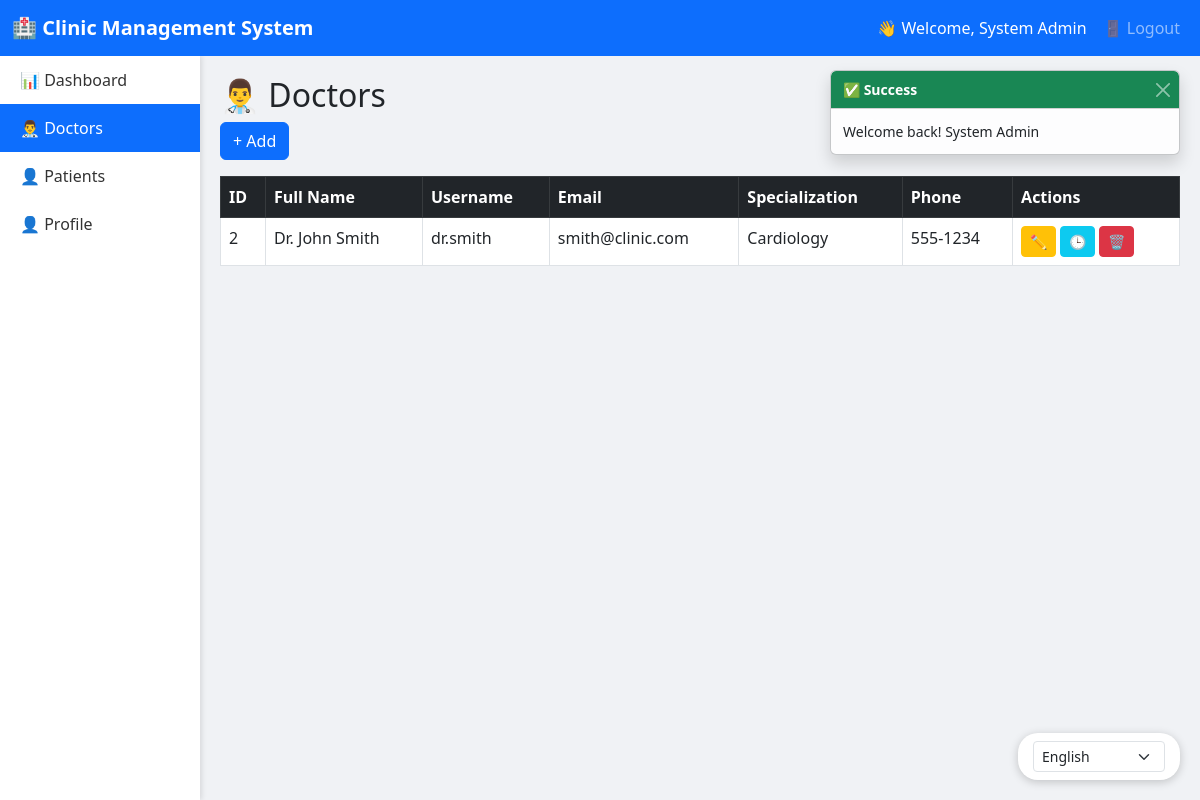
/doctors.php?page=doctors (signed in), run on the app's committed database.
### tables this page shows
CREATE TABLE users (
    id INT AUTO_INCREMENT PRIMARY KEY,
    username VARCHAR(50) UNIQUE NOT NULL,
    password VARCHAR(255) NOT NULL,
    full_name VARCHAR(100) NOT NULL,
    email VARCHAR(100) NOT NULL,
    role ENUM('admin', 'doctor') NOT NULL,
    specialization VARCHAR(100) DEFAULT NULL,
    phone VARCHAR(20) DEFAULT NULL,
    created_at TIMESTAMP DEFAULT CURRENT_TIMESTAMP
);

### doctors.php (the view, shortened to what this page needs)
<?php
$host = 'localhost';
$dbname = 'mis';
$username = 'root';
$password = '';
try {
    $pdo = new PDO("mysql:host=$host;dbname=$dbname;charset=utf8", $username, $password);
    $pdo->setAttribute(PDO::ATTR_ERRMODE, PDO::ERRMODE_EXCEPTION);
} catch(PDOException $e) {
    die("Database connection failed: " . $e->getMessage());
}
try {
    $pdo->exec("
        CREATE TABLE IF NOT EXISTS users (
            id INT PRIMARY KEY AUTO_INCREMENT,
            username VARCHAR(50) UNIQUE NOT NULL,
            password VARCHAR(255) NOT NULL,
            full_name VARCHAR(100),
            email VARCHAR(100) UNIQUE,
            role ENUM('admin', 'doctor', 'patient') DEFAULT 'patient',
            specialization VARCHAR(100),
            phone VARCHAR(20),
            location_lat DECIMAL(10,8) NULL,
            location_lng DECIMAL(11,8) NULL,
            preferred_language VARCHAR(10) DEFAULT 'en',
            created_at TIMESTAMP DEFAULT CURRENT_TIMESTAMP
        )
    ");
    $pdo->exec("
        CREATE TABLE IF NOT EXISTS working_hours (
            id INT PRIMARY KEY AUTO_INCREMENT,
            doctor_id INT NOT NULL,
            day_of_week TINYINT,
            start_time TIME,
            end_time TIME,
            FOREIGN KEY (doctor_id) REFERENCES users(id) ON DELETE CASCADE
        )
    ");
    $pdo->exec("
        CREATE TABLE IF NOT EXISTS appointments (
            id INT PRIMARY KEY AUTO_INCREMENT,
            patient_id INT NOT NULL,
            doctor_id INT NOT NULL,
            appointment_date DATE NOT NULL,
            start_time TIME NOT NULL,
            end_time TIME NOT NULL,
            symptoms TEXT,
            status ENUM('pending', 'confirmed', 'completed', 'cancelled') DEFAULT 'pending',
            message_sent BOOLEAN DEFAULT FALSE,
            created_at TIMESTAMP DEFAULT CURRENT_TIMESTAMP,
            FOREIGN KEY (patient_id) REFERENCES users(id),
            FOREIGN KEY (doctor_id) REFERENCES users(id)
        )
    ");
    $pdo->exec("
        CREATE TABLE IF NOT EXISTS notifications (
            id INT PRIMARY KEY AUTO_INCREMENT,
            user_id INT NOT NULL,
            message TEXT NOT NULL,
            is_read BOOLEAN DEFAULT FALSE,
            created_at TIMESTAMP DEFAULT CURRENT_TIMESTAMP,
            FOREIGN KEY (user_id) REFERENCES users(id) ON DELETE CASCADE
        )
    ");
} catch(PDOException $e) {
}
$lang = $_SESSION['preferred_language'] ?? $_COOKIE['user_language'] ?? 'en';
function __($key) {
    global $translations, $lang;
    return $translations[$lang][$key] ?? $key;
}
$current_user = null;
if(isset($_SESSION['user_id'])) {
    $stmt = $pdo->prepare("SELECT * FROM users WHERE id = ?");
    $stmt->execute([$_SESSION['user_id']]);
    $current_user = $stmt->fetch();
}
$page = $_GET['page'] ?? 'dashboard';
?>
<!DOCTYPE html>
<html>
<head>
    <link href="https://cdn.jsdelivr.net/npm/bootstrap@5.3.0/dist/css/bootstrap.min.css" rel="stylesheet">
    <link rel="stylesheet" href="https://unpkg.com/leaflet@1.9.4/dist/leaflet.css" />
</head>
<body>
<div class="language-switcher">
    <form method="POST" class="d-flex gap-2">
        <select name="language" class="form-select form-select-sm" style="width: auto;" onchange="this.form.submit()">
            <option value="en" <?php echo $lang == 'en' ? 'selected' : ''; ?>>English</option>
        </select>
    </form>
</div>
<div class="toast-container">
    <?php if(isset($_SESSION['success'])): ?>
    <div class="toast show" data-bs-autohide="true" data-bs-delay="3000">
        <div class="toast-header bg-success text-white">
            <strong class="me-auto">✅ Success</strong>
            <button type="button" class="btn-close btn-close-white" data-bs-dismiss="toast"></button>
        </div>
        <div class="toast-body"><?php echo $_SESSION['success']; unset($_SESSION['success']); ?></div>
    </div>
    <?php endif; ?>
</div>
<nav class="navbar navbar-expand-lg navbar-dark bg-primary">
    <div class="container-fluid">
        <a class="navbar-brand" href="?page=dashboard">🏥 <?php echo __("app_title"); ?></a>
        <div class="collapse navbar-collapse" id="navbarNav">
            <ul class="navbar-nav ms-auto">
                <?php if($current_user): ?>
                    <li class="nav-item"><span class="nav-link text-white">👋 <?php echo __("welcome"); ?>, <?php echo htmlspecialchars($current_user['full_name']); ?></span></li>
                    <li class="nav-item"><a class="nav-link" href="?logout=1">🚪 <?php echo __("logout"); ?></a></li>
                <?php else: ?>
                    <li class="nav-item"><a class="nav-link" href="?page=login">🔐 <?php echo __("login"); ?></a></li>
                    <li class="nav-item"><a class="nav-link" href="?page=register">📝 <?php echo __("register"); ?></a></li>
                <?php endif; ?>
            </ul>
        </div>
    </div>
</nav>
<div class="container-fluid">
    <div class="row">
        <?php if($current_user): ?>
        <div class="col-md-2 p-0 sidebar">
            <nav class="nav flex-column">
                <a class="nav-link <?php echo $page == 'dashboard' ? 'active' : ''; ?>" href="?page=dashboard">📊 <?php echo __("dashboard"); ?></a>
                <?php if($current_user['role'] == 'admin'): ?>
                    <a class="nav-link <?php echo $page == 'doctors' ? 'active' : ''; ?>" href="?page=doctors">👨‍⚕️ <?php echo __("doctors"); ?></a>
                    <a class="nav-link <?php echo $page == 'patients' ? 'active' : ''; ?>" href="?page=patients">👤 <?php echo __("patients"); ?></a>
                <?php endif; ?>
                <a class="nav-link" href="?page=profile">👤 <?php echo __("profile"); ?></a>
            </nav>
        </div>
        <div class="col-md-10 main-content">
        <?php else: ?>
        <div class="col-md-12 main-content">
        <?php endif; ?>
        <?php if(!$current_user && $page == 'register'): ?>
        <div class="row justify-content-center">
            <div class="col-md-6">
                <div class="card">
                    <div class="card-header"><h4>📝 <?php echo __("register"); ?></h4></div>
                    <div class="card-body">
                        <?php if(isset($error)) echo "<div class='alert alert-danger'>$error</div>"; ?>
                        <form method="post">
                            <div class="mb-3"><input type="text" name="full_name" class="form-control" placeholder="<?php echo __("full_name"); ?>" required></div>
                            <div class="mb-3"><input type="text" name="username" class="form-control" placeholder="<?php echo __("username"); ?>" required></div>
                            <div class="mb-3"><input type="email" name="email" class="form-control" placeholder="<?php echo __("email"); ?>" required></div>
                            <div class="mb-3"><input type="text" name="phone" class="form-control" placeholder="<?php echo __("phone"); ?>"></div>
                            <div class="mb-3"><input type="password" name="password" class="form-control" placeholder="<?php echo __("password"); ?>" required></div>
                            <button type="submit" name="register" class="btn btn-primary w-100"><?php echo __("register"); ?></button>
                        </form>
                        <div class="mt-3 text-center"><a href="?page=login"><?php echo __("already_have_account"); ?></a></div>
                    </div>
                </div>
            </div>
        </div>
        <?php elseif($current_user && $current_user['role'] == 'admin' && $page == 'doctors'): ?>
        <h2>👨‍⚕️ <?php echo __("doctors"); ?></h2>
        <button class="btn btn-primary mb-3" data-bs-toggle="modal" data-bs-target="#doctorModal">+ <?php echo __("add"); ?></button>
        <table class="table table-bordered">
            <thead class="table-dark"><tr><th>ID</th><th><?php echo __("full_name"); ?></th><th><?php echo __("username"); ?></th><th><?php echo __("email"); ?></th><th><?php echo __("specialization"); ?></th><th><?php echo __("phone"); ?></th><th><?php echo __("actions"); ?></th></tr></thead>
            <tbody>
            <?php
            $doctors = $pdo->query("SELECT * FROM users WHERE role='doctor' ORDER BY id DESC")->fetchAll();
            foreach($doctors as $doc): ?>
            <tr>
                <td><?= $doc['id'] ?></td>
                <td><?= htmlspecialchars($doc['full_name']) ?></td>
                <td><?= htmlspecialchars($doc['username']) ?></td>
                <td><?= htmlspecialchars($doc['email']) ?></td>
                <td><?= htmlspecialchars($doc['specialization']) ?></td>
                <td><?= htmlspecialchars($doc['phone']) ?></td>
                <td>
                    <a href="?edit_doctor=<?= $doc['id'] ?>&page=doctors" class="btn btn-warning btn-sm">✏️</a>
                    <button class="btn btn-info btn-sm" onclick="showWorkingHoursModal(<?= $doc['id'] ?>, '<?= htmlspecialchars($doc['full_name']) ?>')">🕒</button>
                    <a href="?delete_doctor=<?= $doc['id'] ?>" class="btn btn-danger btn-sm" onclick="return confirm('Delete?')">🗑️</a>
                </td>
            </tr>
            <?php endforeach; ?>
            </tbody>
        </table>
        <?php endif; ?>
        </div>
    </div>
</div>
</body>
</html>

### doctors.php (style rules this page uses)
body { background: #f0f2f5; }
.navbar-brand { font-weight: bold; }
.sidebar { min-height: calc(100vh - 56px); background: white; box-shadow: 2px 0 5px rgba(0,0,0,0.1); }
.sidebar .nav-link { color: #333; padding: 12px 20px; }
.sidebar .nav-link.active { background: #0d6efd; color: white; }
.main-content { padding: 20px; }
.language-switcher { position: fixed; bottom: 20px; right: 20px; z-index: 1000; background: white; padding: 8px 15px; border-radius: 20px; box-shadow: 0 2px 10px rgba(0,0,0,0.2); }
.toast-container { position: fixed; top: 70px; right: 20px; z-index: 1100; }

### data on the page
users: full_name "System Admin"
users: id "2", full_name "Dr. John Smith", username "dr.smith", email "smith@clinic.com", specialization "Cardiology", phone "555-1234"

### other printed values
$_SESSION['success'] "Welcome back! System Admin"
__("app_title") "Clinic Management System"
__("welcome") "Welcome"
__("logout") "Logout"
__("dashboard") "Dashboard"
__("doctors") "Doctors"
__("patients") "Patients"
__("profile") "Profile"
__("add") "Add"
__("full_name") "Full Name"
__("username") "Username"
__("email") "Email"
__("specialization") "Specialization"
__("phone") "Phone"
__("actions") "Actions"
